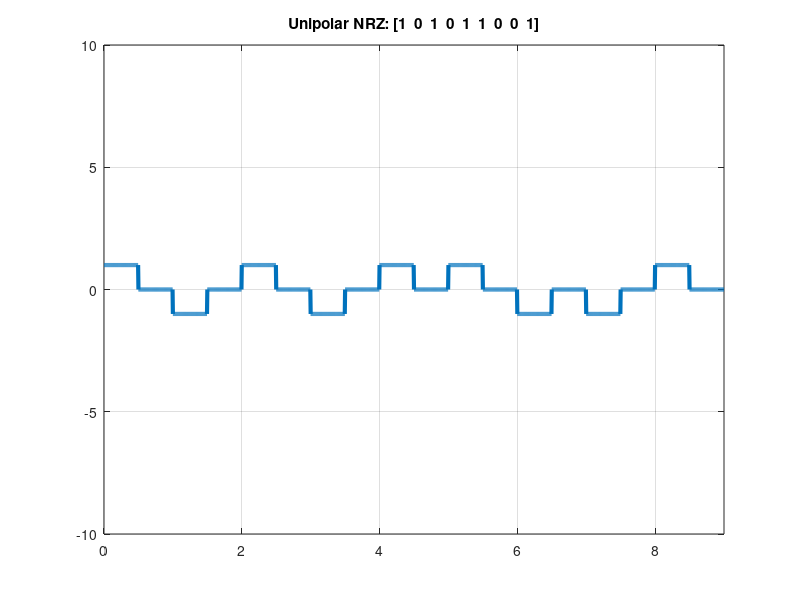

Reproduce this figure in MATLAB.
bits = [1 0 1 0 1 1 0 0 1];

bitrate = 1;
n = 200;
figure;

T = length(bits)/bitrate; % full time of bit sequence
n = 200;
N = n*length(bits);
dt = T/N;
t = 0:dt:T;
x = zeros(1,length(t)); % output signal
for i = 0:length(bits)-1
  if bits(i+1) == 1
    x(i*n+1:(i+0.5)*n) = 1;
    x((i+0.5)*n+1:(i+1)*n) = 0;
  else
    x(i*n+1:(i+0.5)*n) = -1;
    x((i+0.5)*n+1:(i+1)*n) = 0;
  end
end

plot(t,x,'LineWidth',3);
axis([0 t(end) -10 10])
grid on;
title(['Unipolar NRZ: [' num2str(bits) ']']);
